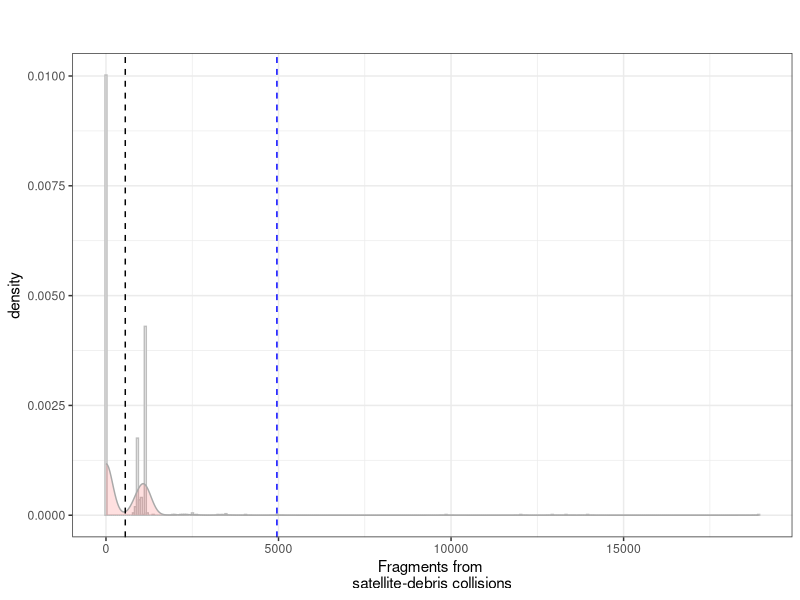
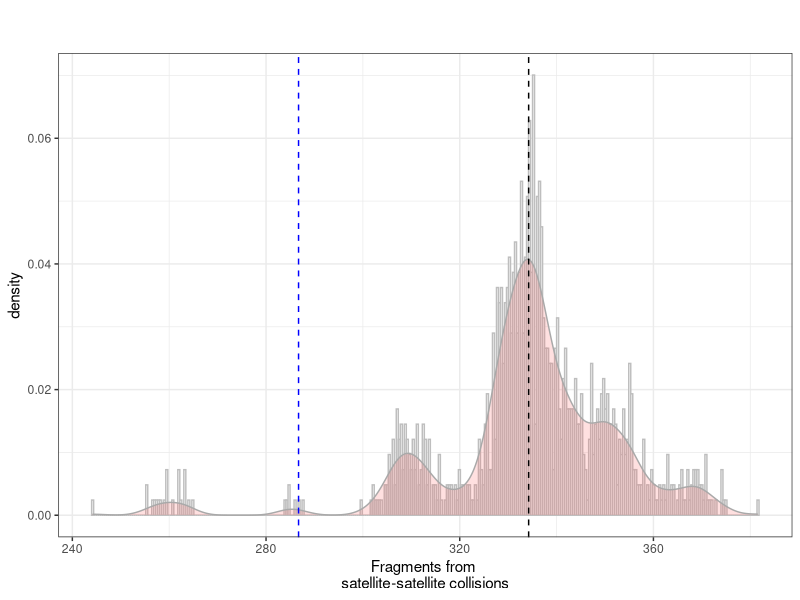
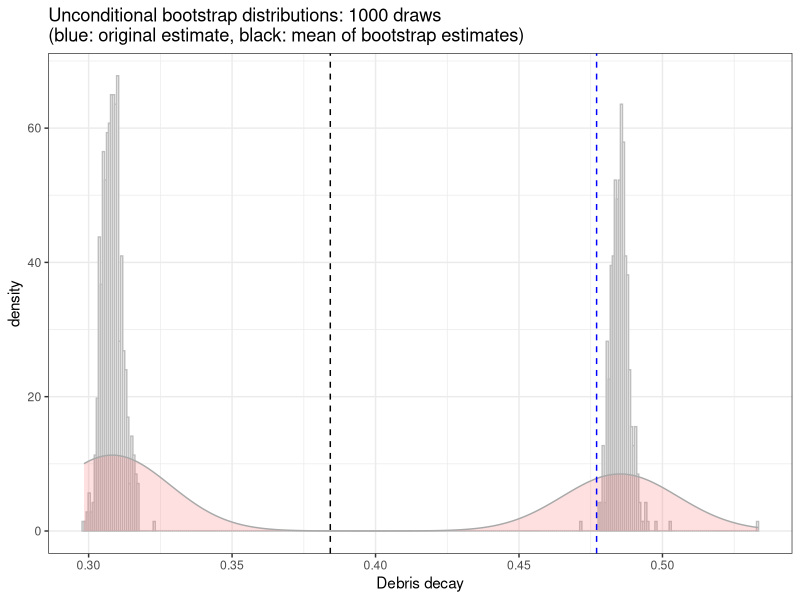
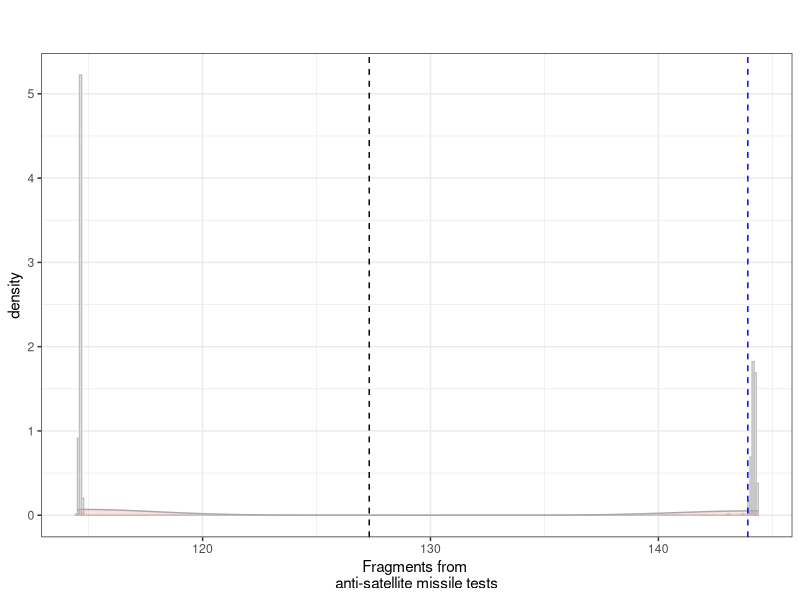
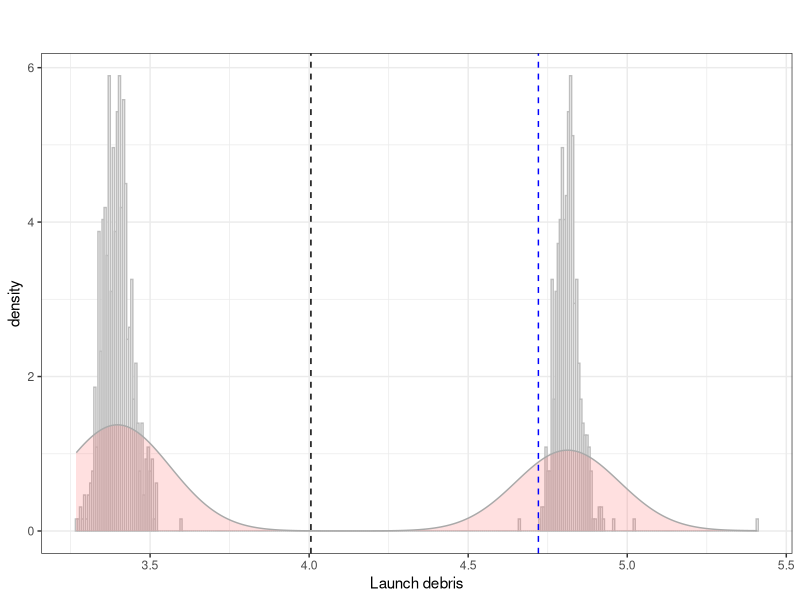

Source code (R) for these figures, in order: (Note: this script raises an error after producing the figures.)
# Script to check the distribution of bootstrapped parameters and their open access simulations

rm(list=ls())

library(ggplot2)
library(gridExtra)

##### define plotting functions
fitplot <- function(xvars,coefs,year,truth,title) {
	fitline <- xvars%*%coefs
	fit <- data.frame(year=year,fit=fitline,truth=truth,error=(fitline-truth))

	plot_base <- ggplot(data=fit, aes(x=year))
	plot_fitplot <- plot_base + geom_point(aes(y=truth),size=1.1) +
							geom_line(aes(y=fit),size=0.9,linetype="dashed", color="blue") +
							theme_minimal() + ggtitle(paste(title))
	plot_error <- plot_base + geom_line(aes(y=error),size=0.9) +
						geom_hline(yintercept=0,linetype="dashed") +
						theme_minimal()

	grid.arrange(plot_fitplot,plot_error,nrow=2)
}

nls_fitplot <- function(xvars,coefs,year,truth,title) {
	fitline <- xvars[,1]*(1 - exp(-coefs[1]*xvars[,1] -coefs[2]*xvars[,2]))
	fit <- data.frame(year=year,fit=fitline,truth=truth,error=(fitline-truth))

	plot_base <- ggplot(data=fit, aes(x=year))
	plot_fitplot <- plot_base + geom_point(aes(y=truth),size=1.1) +
							geom_line(aes(y=fit),size=0.9,linetype="dashed", color="blue") +
							theme_minimal() + ggtitle(paste(title))
	plot_error <- plot_base + geom_line(aes(y=error),size=0.9) +
						geom_hline(yintercept=0,linetype="dashed") +
						theme_minimal()

	grid.arrange(plot_fitplot,plot_error,nrow=2)
}

# Multiple plot function: taken from http://www.cookbook-r.com/Graphs/Multiple_graphs_on_one_page_(ggplot2)/
#
# ggplot objects can be passed in ..., or to plotlist (as a list of ggplot objects)
# - cols:   Number of columns in layout
# - layout: A matrix specifying the layout. If present, 'cols' is ignored.
#
# If the layout is something like matrix(c(1,2,3,3), nrow=2, byrow=TRUE),
# then plot 1 will go in the upper left, 2 will go in the upper right, and
# 3 will go all the way across the bottom.
#
multiplot <- function(..., plotlist=NULL, file, cols=1, layout=NULL) {
  library(grid)

  # Make a list from the ... arguments and plotlist
  plots <- c(list(...), plotlist)

  numPlots = length(plots)

  # If layout is NULL, then use 'cols' to determine layout
  if (is.null(layout)) {
    # Make the panel
    # ncol: Number of columns of plots
    # nrow: Number of rows needed, calculated from # of cols
    layout <- matrix(seq(1, cols * ceiling(numPlots/cols)),
                    ncol = cols, nrow = ceiling(numPlots/cols))
  }

 if (numPlots==1) {
    print(plots[[1]])

  } else {
    # Set up the page
    grid.newpage()
    pushViewport(viewport(layout = grid.layout(nrow(layout), ncol(layout))))

    # Make each plot, in the correct location
    for (i in 1:numPlots) {
      # Get the i,j matrix positions of the regions that contain this subplot
      matchidx <- as.data.frame(which(layout == i, arr.ind = TRUE))

      print(plots[[i]], vp = viewport(layout.pos.row = matchidx$row,
                                      layout.pos.col = matchidx$col))
    }
  }
}

## Read in data
m2coefs <- read.csv("../data/calibrated_debris_lom_coefs.csv")
m2coefs_names <- as.character(m2coefs[,1])
m2coefs <- data.frame(parameters=t(c(m2coefs[,2])))
colnames(m2coefs) <- m2coefs_names

nls_coefs <- read.csv("../data/calibrated_risk_eqn_coefs.csv")[,-1]

ridge_debris_bootstrap_coefs <- read.csv("../data/bootstrapped_debris_lom_coefs.csv")
nls_risk_bootstrap_coefs <- read.csv("../data/bootstrapped_risk_eqn_coefs.csv")
B <- nrow(nls_risk_bootstrap_coefs)

## Unconditional distributions
deblom_title_hist <- ggtitle("\n")
d_hist <- ggplot(data=ridge_debris_bootstrap_coefs, aes(x=(1-debris))) + 
		geom_histogram(aes(y=..density..), bins=floor(B/3), colour="gray", fill="white") +
		geom_density(alpha=.2, fill="#FF6666",colour="dark gray") +
		xlab("Debris decay") +
		geom_vline(xintercept=(1-m2coefs[1,1]), linetype="dashed", color="blue") +
		geom_vline(xintercept=(1-mean(ridge_debris_bootstrap_coefs$debris)), linetype="dashed") +
		ggtitle(paste0("Unconditional bootstrap distributions: ", B, " draws\n(blue: original estimate, black: mean of bootstrap estimates)")) +
		theme_bw()
m_hist <- ggplot(data=ridge_debris_bootstrap_coefs, aes(x=launch_successes)) + 
		geom_histogram(aes(y=..density..), bins=floor(B/3), colour="gray", fill="white") +
		geom_density(alpha=.2, fill="#FF6666",colour="dark gray") +
		xlab("Launch debris") +
		geom_vline(xintercept=m2coefs[1,2], linetype="dashed", color="blue") +
		geom_vline(xintercept=mean(ridge_debris_bootstrap_coefs$launch_successes), linetype="dashed") +
		ggtitle("\n") +
		theme_bw()
gamma_hist <- ggplot(data=ridge_debris_bootstrap_coefs, aes(x=num_destr_asat)) + 

		geom_histogram(aes(y=..density..), bins=floor(B/3), colour="gray", fill="white") +
		geom_density(alpha=.2, fill="#FF6666",colour="dark gray") +
		xlab(paste0("Fragments from \nanti-satellite missile tests")) +
		geom_vline(xintercept=m2coefs[1,3], linetype="dashed", color="blue") +
		geom_vline(xintercept=mean(ridge_debris_bootstrap_coefs$num_destr_asat), linetype="dashed") +
		ggtitle("\n") +
		theme_bw()
beta_SS_hist <- ggplot(data=ridge_debris_bootstrap_coefs, aes(x=SSfrags)) + 
		geom_histogram(aes(y=..density..), bins=floor(B/3), colour="gray", fill="white") +
		geom_density(alpha=.2, fill="#FF6666",colour="dark gray") +
		xlab(paste0("Fragments from \nsatellite-satellite collisions")) +
		geom_vline(xintercept=m2coefs[1,4], linetype="dashed", color="blue") +

		geom_vline(xintercept=mean(ridge_debris_bootstrap_coefs$SSfrags), linetype="dashed") +
		ggtitle("\n") +
		theme_bw()
beta_SD_hist <- ggplot(data=ridge_debris_bootstrap_coefs, aes(x=SDfrags)) + 
		geom_histogram(aes(y=..density..), bins=floor(B/3), colour="gray", fill="white") +

	geom_density(alpha=.2, fill="#FF6666",colour="dark gray") +
		xlab(paste0("Fragments from \nsatellite-debris collisions")) +
		geom_vline(xintercept=m2coefs[1,5], linetype="dashed", color="blue") +
		geom_vline(xintercept=mean(ridge_debris_bootstrap_coefs$SDfrags), linetype="dashed") +
		ggtitle("\n") +
		theme_bw()

# dev.new()
# multiplot(deblom_title_hist, d_hist, m_hist, gamma_hist, beta_SS_hist, beta_SD_hist, 
# 		layout=matrix(c(2,1,3,4,5,6), 
# 		nrow=3, ncol=2, byrow=TRUE))


S2_hist <- ggplot(data=nls_risk_bootstrap_coefs, aes(x=S2)) + 
		geom_histogram(aes(y=..density..), bins=floor(B/3), colour="gray", fill="white") +
		geom_density(alpha=.2, fill="#FF6666", colour="dark gray") +
		xlab("Satellite-satellite collision parameter") +
		geom_vline(xintercept=nls_coefs[1,1], linetype="dashed", color="blue") +
		geom_vline(xintercept=mean(nls_risk_bootstrap_coefs$S2), linetype="dashed") +
		ggtitle(paste0("Unconditional bootstrap distributions: ",B, " draws\n(blue: original estimate, black: mean of bootstrap estimates)")) +
		theme_bw()
SD_hist <- ggplot(data=nls_risk_bootstrap_coefs, aes(x=SD)) + 
		geom_histogram(aes(y=..density..), bins=floor(B/3), colour="gray", fill="white") +
		geom_density(alpha=.2, fill="#FF6666", colour="dark gray") +
		xlab("Satellite-debris collision parameter") +
		geom_vline(xintercept=nls_coefs[1,2], linetype="dashed", color="blue") +
		geom_vline(xintercept=mean(nls_risk_bootstrap_coefs$SD), linetype="dashed") +
		ggtitle("\n") +
		theme_bw() +
		theme(panel.background = element_rect(fill = "transparent"),
			plot.background = element_rect(fill = "transparent", color = NA))

## Conditional distributions
accepted_set <- which(nls_risk_bootstrap_coefs$SD>0)
cond_ridge_debris_bootstrap_coefs <- ridge_debris_bootstrap_coefs[accepted_set,]
cond_nls_risk_bootstrap_coefs <- nls_risk_bootstrap_coefs[accepted_set,]
B_cond <- nrow(cond_ridge_debris_bootstrap_coefs)

cond_deblom_title_hist <- ggtitle("\n")
cond_d_hist <- ggplot(data=cond_ridge_debris_bootstrap_coefs, aes(x=(1-debris))) + 
		geom_histogram(aes(y=..density..), bins=floor(B_cond/3), colour="gray", fill="white") +
		geom_density(alpha=.2, fill="#FF6666",colour="dark gray") +
		xlab("Debris decay") +
		geom_vline(xintercept=(1-m2coefs[1,1]), linetype="dashed", color="blue") +
		geom_vline(xintercept=(1-mean(cond_ridge_debris_bootstrap_coefs$debris)), linetype="dashed") +
		ggtitle(paste0("Conditional bootstrap distributions: \n", B_cond, " draws (blue: original estimate, black: mean of bootstrap estimates)")) +
		theme_bw()
cond_m_hist <- ggplot(data=cond_ridge_debris_bootstrap_coefs, aes(x=launch_successes)) + 
		geom_histogram(aes(y=..density..), bins=floor(B_cond/3), colour="gray", fill="white") +
		geom_density(alpha=.2, fill="#FF6666",colour="dark gray") +
		xlab("Launch debris") +
		geom_vline(xintercept=m2coefs[1,2], linetype="dashed", color="blue") +
		geom_vline(xintercept=mean(cond_ridge_debris_bootstrap_coefs$launch_successes), linetype="dashed") +
		ggtitle("\n") +
		theme_bw()
cond_gamma_hist <- ggplot(data=cond_ridge_debris_bootstrap_coefs, aes(x=num_destr_asat)) + 

		geom_histogram(aes(y=..density..), bins=floor(B_cond/3), colour="gray", fill="white") +
		geom_density(alpha=.2, fill="#FF6666",colour="dark gray") +
		xlab(paste0("Fragments from \nanti-satellite missile tests")) +
		geom_vline(xintercept=m2coefs[1,3], linetype="dashed", color="blue") +
		geom_vline(xintercept=mean(cond_ridge_debris_bootstrap_coefs$num_destr_asat), linetype="dashed") +
		ggtitle("\n") +
		theme_bw()
cond_beta_SS_hist <- ggplot(data=cond_ridge_debris_bootstrap_coefs, aes(x=SSfrags)) + 
		geom_histogram(aes(y=..density..), bins=floor(B_cond/3), colour="gray", fill="white") +
		geom_density(alpha=.2, fill="#FF6666",colour="dark gray") +
		xlab(paste0("Fragments from \nsatellite-satellite collisions")) +
		geom_vline(xintercept=m2coefs[1,4], linetype="dashed", color="blue") +

		geom_vline(xintercept=mean(cond_ridge_debris_bootstrap_coefs$SSfrags), linetype="dashed") +
		ggtitle("\n") +
		theme_bw()
cond_beta_SD_hist <- ggplot(data=cond_ridge_debris_bootstrap_coefs, aes(x=SDfrags)) + 
		geom_histogram(aes(y=..density..), bins=floor(B_cond/3), colour="gray", fill="white") +
		geom_density(alpha=.2, fill="#FF6666",colour="dark gray") +
		xlab(paste0("Fragments from \nsatellite-debris collisions")) +
		geom_vline(xintercept=m2coefs[1,5], linetype="dashed", color="blue") +
		geom_vline(xintercept=mean(cond_ridge_debris_bootstrap_coefs$SDfrags), linetype="dashed") +
		ggtitle("\n") +
		theme_bw()

# dev.new()
# multiplot(cond_deblom_title_hist, cond_d_hist, cond_m_hist, cond_gamma_hist, cond_beta_SS_hist, cond_beta_SD_hist, 
# 		layout=matrix(c(2,1,3,4,5,6), 
# 		nrow=3, ncol=2, byrow=TRUE))

cond_S2_hist <- ggplot(data=cond_nls_risk_bootstrap_coefs, aes(x=S2)) + 
		geom_histogram(aes(y=..density..), bins=floor(B_cond/3), colour="gray", fill="white") +
		geom_density(alpha=.2, fill="#FF6666", colour="dark gray") +
		xlab("Satellite-satellite collision parameter") +
		geom_vline(xintercept=nls_coefs[1,1], linetype="dashed", color="blue") +
		geom_vline(xintercept=mean(cond_nls_risk_bootstrap_coefs$S2), linetype="dashed") +
		ggtitle(paste0("Conditional bootstrap distributions: ",B_cond, " draws\n(blue: original estimate, black: mean of bootstrap estimates)")) +
		theme_bw()
cond_SD_hist <- ggplot(data=cond_nls_risk_bootstrap_coefs, aes(x=SD)) + 
		geom_histogram(aes(y=..density..), bins=floor(B_cond/3), colour="gray", fill="white") +
		geom_density(alpha=.2, fill="#FF6666", colour="dark gray") +
		xlab("Satellite-debris collision parameter") +
		geom_vline(xintercept=nls_coefs[1,2], linetype="dashed", color="blue") +
		geom_vline(xintercept=mean(cond_nls_risk_bootstrap_coefs$SD), linetype="dashed") +
		ggtitle("\n") +
		theme_bw() +
		theme(panel.background = element_rect(fill = "transparent"),
			plot.background = element_rect(fill = "transparent", color = NA))

dev.new()
multiplot(S2_hist, SD_hist, cond_S2_hist, cond_SD_hist, 
		layout=matrix(c(1,2,3,4), 
		nrow=2, ncol=2, byrow=TRUE))

png(width=600,height=600,filename="../images/collision_rate_parameters_unconditional_and_conditional.png")
multiplot(S2_hist, SD_hist, cond_S2_hist, cond_SD_hist, 
		layout=matrix(c(1,2,3,4), 
		nrow=2, ncol=2, byrow=TRUE))
dev.off()

dev.new()
multiplot(deblom_title_hist, d_hist, m_hist, gamma_hist, beta_SS_hist, beta_SD_hist,
	cond_deblom_title_hist, cond_d_hist, cond_m_hist, cond_gamma_hist, cond_beta_SS_hist, cond_beta_SD_hist, 
		layout=matrix(c(2,3,5,1,4,6, 8,9,11,7,10,12), 
		nrow=3, ncol=4, byrow=FALSE))

png(width=1200,height=600,filename="../images/debris_lom_parameters_unconditional_and_conditional.png")
multiplot(deblom_title_hist, d_hist, m_hist, gamma_hist, beta_SS_hist, beta_SD_hist,
	cond_deblom_title_hist, cond_d_hist, cond_m_hist, cond_gamma_hist, cond_beta_SS_hist, cond_beta_SD_hist, 
		layout=matrix(c(2,3,5,1,4,6, 8,9,11,7,10,12), 
		nrow=3, ncol=4, byrow=FALSE))
dev.off()
